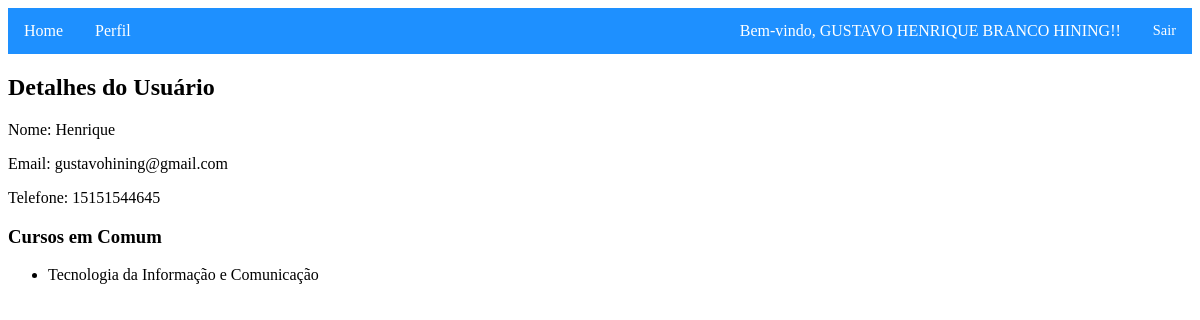
The app's page /detalhes_usuario/2/ (signed in) with its own data.
### usuarios/models.py (models this page shows)
class Usuario(AbstractUser):
    GERENCIADOR = 'G'
    RELATOR = 'R'
    AVALIADOR = 'A'
    TIPOS_USUARIO = [
        (GERENCIADOR, 'Gerenciador'),
        (RELATOR, 'Relator'),
        (AVALIADOR, 'Avaliador'),
    ]
    nome = models.CharField(max_length=255)
    tipo_usuario = models.CharField(max_length=1, choices=TIPOS_USUARIO)
    email = models.EmailField(blank=False)
    telefone = models.CharField(max_length=20)

### cursos/models.py (models this page shows)
class Curso(models.Model):
    nome = models.CharField(max_length=255)
    inscricao_curricular = models.CharField(max_length=255)
    data_criacao = models.DateField(auto_now_add=True)
    descricao = models.TextField()
    gerenciador = models.ForeignKey(Usuario, on_delete=models.CASCADE)
    informacoes_complementares = models.TextField(blank=True)
    mural_gen = models.TextField(blank=True)
    mural_eq = models.TextField(blank=True)
    capa = models.FileField(upload_to='capas/', blank=True, validators=[validate_pdf_file])
    membros = models.ManyToManyField(Usuario, related_name='cursos_membros')
    avaliadores = models.ManyToManyField(Usuario, related_name='avaliadores')

### usuarios/views.py (the view)
# urls.py: path('detalhes_usuario/<int:user_id>/', detalhes_usuario, name='detalhes_usuario'),
@login_required
def detalhes_usuario(request, user_id=None):
    if user_id:
        usuario = get_object_or_404(Usuario, pk=user_id)
        if usuario.tipo_usuario == Usuario.AVALIADOR:
            cursos_usuario = Curso.objects.filter(avaliadores=usuario)
        elif usuario.tipo_usuario == Usuario.GERENCIADOR:
            cursos_usuario = Curso.objects.filter(gerenciador=usuario)
        else:
            cursos_usuario = Curso.objects.filter(membros=usuario)
        if request.user.tipo_usuario == Usuario.AVALIADOR:
            cursos_comum = cursos_usuario.filter(avaliadores=request.user)
        elif request.user.tipo_usuario == Usuario.GERENCIADOR:
            cursos_comum = cursos_usuario.filter(gerenciador=request.user)
        else:
            cursos_comum = cursos_usuario.filter(membros=request.user)
        context = {
            'usuario': usuario,
            'cursos': cursos_comum,
        }
    else:
        context = {
            'usuario': request.user,
            'cursos': None,
        }
    return render(request, 'usuarios/detalhes_usuario.html', context)

### templates/usuarios/detalhes_usuario.html (shortened to what this page needs)
{% extends 'base.html' %}
{% block content %}
  <h2>Detalhes do Usuário</h2>
  <p>Nome: {{ usuario.nome }}</p>
  <p>Email: {{ usuario.email }}</p>
  <p>Telefone: {{ usuario.telefone }}</p>
  {% if cursos %}
    <h3>Cursos em Comum</h3>
    <ul>
      {% for curso in cursos %}
        <li>{{ curso.nome }}</li>
      {% endfor %}
    </ul>
  {% endif %}
{% endblock %}

### templates/base.html (shortened to what this page needs)
<!DOCTYPE html>
<html>
<head>
</head>
<body>
    <div class="navbar">
        <a href="{% url 'usuarios:home' %}">Home</a>
        <a href="{% url 'usuarios:detalhes_usuario' %}">Perfil</a>
        <div class="navbar-right">
            <span style="float:left; padding: 14px 16px; color:white;">Bem-vindo, {{ user.nome }}!!</span>
            <a href="{% url 'usuarios:logout' %}" style="font-size: 0.9em;">Sair</a>
        </div>
    </div>
    {% block content %}
    {% endblock %}
</body>
</html>

### templates/base.html (style rules this page uses)
.navbar { overflow: hidden; background-color: #1E90FF; }
.navbar a { float: left; display: block; color: white; text-align: center; padding: 14px 16px; text-decoration: none; }
.navbar-right { float: right; }

### records on screen
Usuario: nome "GUSTAVO HENRIQUE BRANCO HINING"
Usuario: nome "Henrique", email "gustavohining@gmail.com", telefone "15151544645"
Curso: nome "Tecnologia da Informação e Comunicação"
